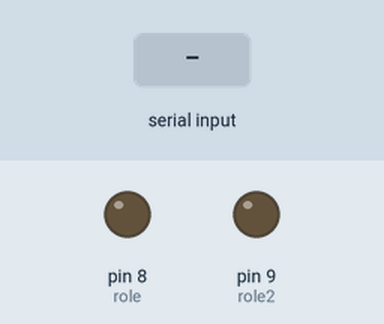
Recording of a sketch running on a simulated Arduino Uno, built with avr-gcc and run on an emulated ATmega328P. Shown: output pins drawn as LEDs (lit = HIGH). Inputs (shaded band) come from the test bench.

Above: at 1.2 s.
1.3 s: "a" received over Serial
At 2.5 s:
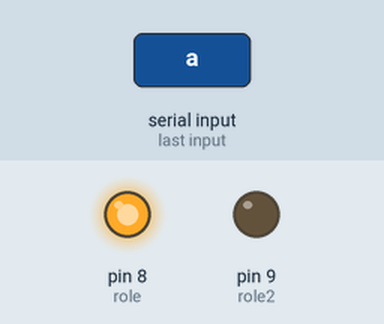
2.8 s: "c" received over Serial
At 3.7 s:
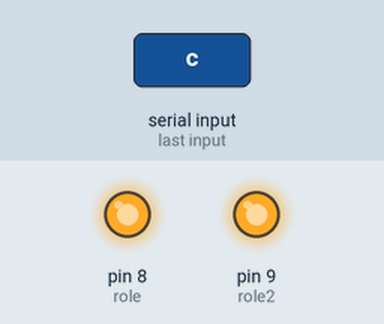
4.3 s: "b" received over Serial
At 4.8 s:
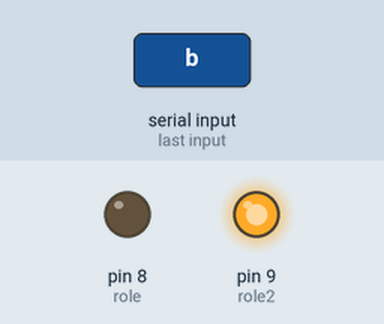
5.8 s: "d" received over Serial
At 7.2 s:
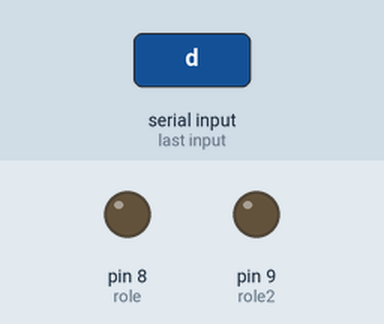
Timing chart, 0 to 8.3 s (numbered marks = the images above; inputs shaded):
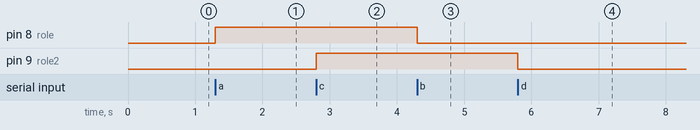

The sketch:

Bluetooth_2Relay_Control.ino
```cpp
//Bluetooth 2 Relay Control byFat1h

#include <SoftwareSerial.h>
SoftwareSerial bluetoothModulu(0,1);
int role = 8;
int role2 = 9;
void setup() {
Serial.begin(9600);
pinMode(role, OUTPUT);
pinMode(role2, OUTPUT);
}
void loop() {
char ch = Serial.read();
if(ch > 0)
{
switch (ch)
{
case 'a':
digitalWrite(role, HIGH);
break;
case 'b':
digitalWrite(role, LOW);
break;
case 'c':
digitalWrite(role2, HIGH);
break;
case 'd':
digitalWrite(role2, LOW);
break;
}
}
}
//byFat1h
```

Measured:
- after the input at 1.3 s, pin 8 (role): LOW → HIGH at once
- after the input at 2.8 s, pin 9 (role2): LOW → HIGH at once
- after the input at 4.3 s, pin 8 (role): HIGH → LOW at once
- after the input at 5.8 s, pin 9 (role2): HIGH → LOW at once
